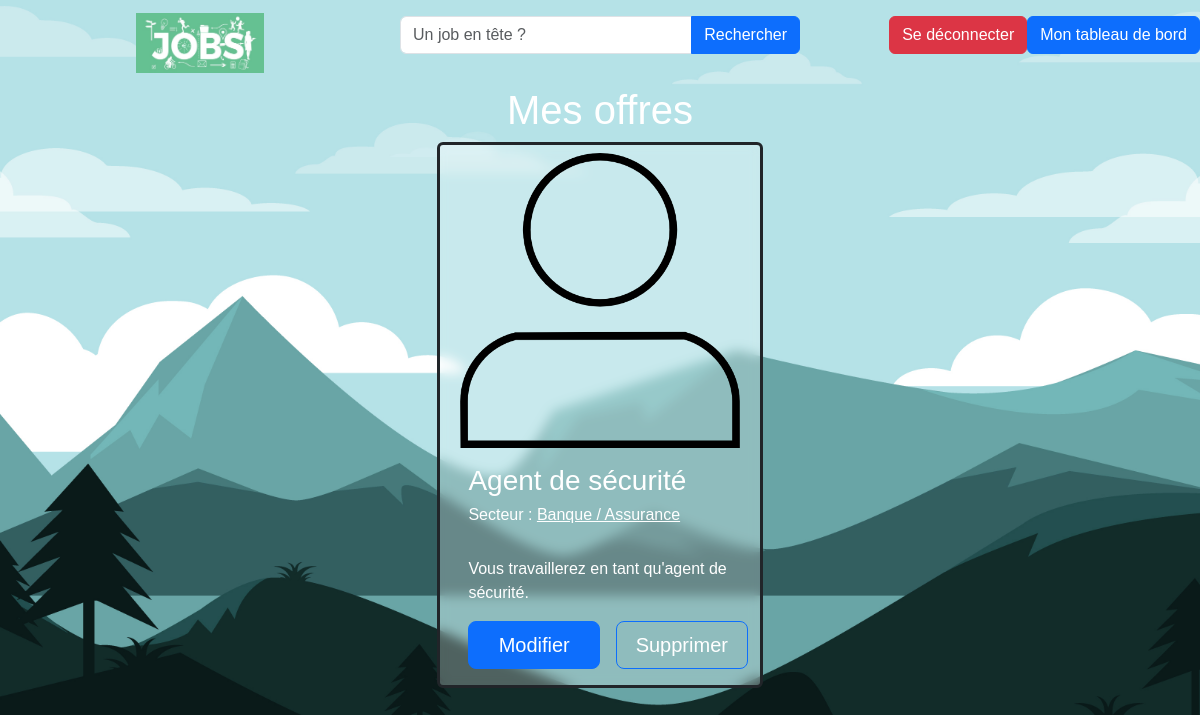
The app's page /index.php?section=mesOffres (signed in) with its own data.
### tables this page shows
CREATE TABLE `offre` (
  `idOffre` int(11) NOT NULL,
  `intitoffre` varchar(255) NOT NULL,
  `idAct` int(11) NOT NULL,
  `lieuTravail` varchar(100) NOT NULL,
  `idContrat` int(11) NOT NULL,
  `debutPeriod` date NOT NULL,
  `finPeriod` date DEFAULT NULL,
  `descOffre` text NOT NULL,
  `idEmployeur` int(11) NOT NULL,
  `estValide` tinyint(4) NOT NULL DEFAULT 0,
  `estRetire` tinyint(1) NOT NULL DEFAULT 0,
  `datePublication` date NOT NULL DEFAULT current_timestamp()
);

CREATE TABLE `activite` (
  `idAct` int(11) NOT NULL,
  `intitAct` varchar(100) NOT NULL,
  `estActif` tinyint(1) NOT NULL DEFAULT 1
);

### controleur/mesOffres.php (called while the page is built, shortened)
<?php
require_once("modele/mod_dashboard.php");
$listOffers = getOffersFromEmployer($_SESSION["idUser"]);
include_once('vue/vue_mesOffres.php');

### modele/mod_dashboard.php (called while the page is built, shortened)
<?php
function getOffersFromEmployer($idEmployer){
    $bdd = db_connect();
    $req = $bdd->prepare("SELECT * FROM offre O INNER JOIN activite A ON A.idAct = O.idAct WHERE idEmployeur = ?");
    if(!$req->execute([
        $idEmployer
    ]))
    if($req->rowCount()==0) return [];
    return $req->fetchAll(PDO::FETCH_ASSOC);
}
?>

### vue/vue_mesOffres.php (the view, shortened to what this page needs)
<?php
    include "vue/vue_entete.php";
?>
<body>
      <h1 class="text-center text-white">Mes offres</h1>
    <div class="cards">
        <div class="row justify-content-around">
            <?php  foreach($listOffers as $offer): ?>
            <div class="card bg-dark bg-opacity-25 text-white rounded border-dark border-3 <?php if(count($listOffers)==1){echo "col-4 w-60";}else{echo "col-4";}?>">
                <img src="vue/images/user.png" class="card-img-top mt-2">
                <div class="card-body">
                <h3 class="card-title"><?= $offer["intitoffre"] ?></h3>
                <h6>Secteur : <u><?= $offer["intitAct"] ?></u></h6>
                <br>
                <p class="card-text"><?= $offer["descOffre"] ?></p>
                <div class="d-flex flex-nowrap justify-content-between">
                    <a href="?section=depotAnno&editOffre=<?= $offer["idOffre"] ?>" class="btn btn-primary col-6 btn-lg me-2">Modifier</a>
                    <a href="?section=mesOffres&delOffre=<?= $offer["idOffre"] ?>" class="btn btn-primary col-6 bg-transparent btn-lg ms-2">Supprimer</a>
                </div>
                </div>
            </div>
            <?php endforeach; ?>
    </div>
  </div>
</body>
</html>

### vue/css/style.css (style rules this page uses)
* { margin: 0; padding: 0; box-sizing: border-box; font-family: sans-serif; }
body { background:url("../images/wallpaper2.jpg") no-repeat; height: 100vh; background-size: cover; background-position: center center; background-attachment: fixed; display: flex; flex-direction: column; align-items: center; position: relative; padding: 15px; }
.cards>.row>.card { backdrop-filter: blur(6px) !important; background-color: #ffffff42 !important; }
.w-60 { width: 60% !important; }

### records on screen
offre: intitoffre "Agent de sécurité", idAct.intitAct "Banque / Assurance", descOffre "Vous travaillerez en tant qu'agent de sécurité."
